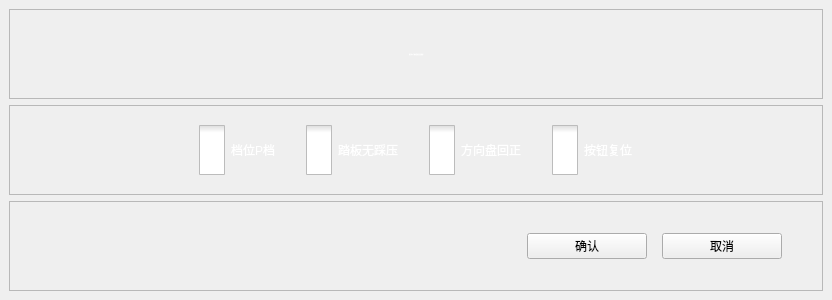
<?xml version="1.0" encoding="UTF-8"?>
<ui version="4.0">
 <class>CompleteOperEndWgt</class>
 <widget class="QWidget" name="CompleteOperEndWgt">
  <property name="geometry">
   <rect>
    <x>0</x>
    <y>0</y>
    <width>832</width>
    <height>300</height>
   </rect>
  </property>
  <property name="sizePolicy">
   <sizepolicy hsizetype="Fixed" vsizetype="Fixed">
    <horstretch>0</horstretch>
    <verstretch>0</verstretch>
   </sizepolicy>
  </property>
  <property name="windowTitle">
   <string>Form</string>
  </property>
  <layout class="QGridLayout" name="gridLayout">
   <property name="leftMargin">
    <number>0</number>
   </property>
   <property name="topMargin">
    <number>0</number>
   </property>
   <property name="rightMargin">
    <number>0</number>
   </property>
   <property name="bottomMargin">
    <number>0</number>
   </property>
   <property name="spacing">
    <number>0</number>
   </property>
   <item row="0" column="0">
    <widget class="baseForm" name="widget" native="true">
     <layout class="QVBoxLayout" name="verticalLayout">
      <item>
       <widget class="QFrame" name="frame_title">
        <property name="frameShape">
         <enum>QFrame::StyledPanel</enum>
        </property>
        <property name="frameShadow">
         <enum>QFrame::Raised</enum>
        </property>
        <layout class="QGridLayout" name="gridLayout_2">
         <property name="leftMargin">
          <number>0</number>
         </property>
         <property name="topMargin">
          <number>0</number>
         </property>
         <property name="rightMargin">
          <number>0</number>
         </property>
         <property name="bottomMargin">
          <number>0</number>
         </property>
         <property name="spacing">
          <number>0</number>
         </property>
         <item row="0" column="0">
          <layout class="QHBoxLayout" name="horizontalLayout">
           <item>
            <spacer name="horizontalSpacer">
             <property name="orientation">
              <enum>Qt::Horizontal</enum>
             </property>
             <property name="sizeHint" stdset="0">
              <size>
               <width>40</width>
               <height>20</height>
              </size>
             </property>
            </spacer>
           </item>
           <item>
            <widget class="QLabel" name="label_title">
             <property name="font">
              <font>
               <family>Source Han Sans CN</family>
               <pointsize>-1</pointsize>
               <weight>50</weight>
               <italic>false</italic>
               <bold>false</bold>
              </font>
             </property>
             <property name="styleSheet">
              <string notr="true">/*font*/
QLabel{
color:white;
font:32px &quot;Source Han Sans CN&quot;;
}</string>
             </property>
             <property name="text">
              <string>请完成以下操作后确认结束接管！</string>
             </property>
             <property name="alignment">
              <set>Qt::AlignCenter</set>
             </property>
            </widget>
           </item>
           <item>
            <spacer name="horizontalSpacer_2">
             <property name="orientation">
              <enum>Qt::Horizontal</enum>
             </property>
             <property name="sizeHint" stdset="0">
              <size>
               <width>40</width>
               <height>20</height>
              </size>
             </property>
            </spacer>
           </item>
          </layout>
         </item>
        </layout>
       </widget>
      </item>
      <item>
       <widget class="QFrame" name="frame_checked">
        <property name="frameShape">
         <enum>QFrame::StyledPanel</enum>
        </property>
        <property name="frameShadow">
         <enum>QFrame::Raised</enum>
        </property>
        <layout class="QGridLayout" name="gridLayout_4">
         <property name="leftMargin">
          <number>0</number>
         </property>
         <property name="topMargin">
          <number>0</number>
         </property>
         <property name="rightMargin">
          <number>0</number>
         </property>
         <property name="bottomMargin">
          <number>0</number>
         </property>
         <property name="spacing">
          <number>0</number>
         </property>
         <item row="0" column="0">
          <layout class="QHBoxLayout" name="horizontalLayout_8">
           <property name="spacing">
            <number>30</number>
           </property>
           <item>
            <spacer name="horizontalSpacer_7">
             <property name="orientation">
              <enum>Qt::Horizontal</enum>
             </property>
             <property name="sizeHint" stdset="0">
              <size>
               <width>40</width>
               <height>20</height>
              </size>
             </property>
            </spacer>
           </item>
           <item>
            <widget class="QCheckBox" name="gear">
             <property name="styleSheet">
              <string notr="true">/*font*/
QCheckBox{
color:white;
font:16px &quot;Source Han Sans CN&quot;;
}
/*checkbox样式设置*/
QCheckBox::indicator { 
	width: 26px;
	height: 50px;
}
/*未选中*/
QCheckBox::indicator::unchecked {	
	image: url(:/resource/button/false.png);
}
/*选中*/
QCheckBox::indicator::checked { 
	image: url(:/resource/button/true.png);
}</string>
             </property>
             <property name="text">
              <string>档位P档</string>
             </property>
            </widget>
           </item>
           <item>
            <widget class="QCheckBox" name="pedal">
             <property name="styleSheet">
              <string notr="true">/*font*/
QCheckBox{
color:white;
font:16px &quot;Source Han Sans CN&quot;;
}
/*checkbox样式设置*/
QCheckBox::indicator { 
	width: 26px;
	height: 50px;
}
/*未选中*/
QCheckBox::indicator::unchecked {	
	image: url(:/resource/button/false.png);
}
/*选中*/
QCheckBox::indicator::checked { 
	image: url(:/resource/button/true.png);
}</string>
             </property>
             <property name="text">
              <string>踏板无踩压</string>
             </property>
            </widget>
           </item>
           <item>
            <widget class="QCheckBox" name="centorWheel">
             <property name="styleSheet">
              <string notr="true">/*font*/
QCheckBox{
color:white;
font:16px &quot;Source Han Sans CN&quot;;
}
/*checkbox样式设置*/
QCheckBox::indicator { 
	width: 26px;
	height: 50px;
}
/*未选中*/
QCheckBox::indicator::unchecked {	
	image: url(:/resource/button/false.png);
}
/*选中*/
QCheckBox::indicator::checked { 
	image: url(:/resource/button/true.png);
}</string>
             </property>
             <property name="text">
              <string>方向盘回正</string>
             </property>
            </widget>
           </item>
           <item>
            <widget class="QCheckBox" name="buttonReset">
             <property name="styleSheet">
              <string notr="true">/*font*/
QCheckBox{
color:white;
font:16px &quot;Source Han Sans CN&quot;;
}
/*checkbox样式设置*/
QCheckBox::indicator { 
	width: 26px;
	height: 50px;
}
/*未选中*/
QCheckBox::indicator::unchecked {	
	image: url(:/resource/button/false.png);
}
/*选中*/
QCheckBox::indicator::checked { 
	image: url(:/resource/button/true.png);
}</string>
             </property>
             <property name="text">
              <string>按钮复位</string>
             </property>
            </widget>
           </item>
           <item>
            <spacer name="horizontalSpacer_8">
             <property name="orientation">
              <enum>Qt::Horizontal</enum>
             </property>
             <property name="sizeHint" stdset="0">
              <size>
               <width>40</width>
               <height>20</height>
              </size>
             </property>
            </spacer>
           </item>
          </layout>
         </item>
        </layout>
       </widget>
      </item>
      <item>
       <widget class="QFrame" name="frame_btn">
        <property name="frameShape">
         <enum>QFrame::StyledPanel</enum>
        </property>
        <property name="frameShadow">
         <enum>QFrame::Raised</enum>
        </property>
        <layout class="QGridLayout" name="gridLayout_5">
         <property name="leftMargin">
          <number>0</number>
         </property>
         <property name="topMargin">
          <number>0</number>
         </property>
         <property name="rightMargin">
          <number>0</number>
         </property>
         <property name="bottomMargin">
          <number>0</number>
         </property>
         <property name="spacing">
          <number>0</number>
         </property>
         <item row="0" column="0">
          <layout class="QHBoxLayout" name="horizontalLayout_3">
           <property name="spacing">
            <number>15</number>
           </property>
           <item>
            <spacer name="horizontalSpacer_5">
             <property name="orientation">
              <enum>Qt::Horizontal</enum>
             </property>
             <property name="sizeHint" stdset="0">
              <size>
               <width>40</width>
               <height>20</height>
              </size>
             </property>
            </spacer>
           </item>
           <item>
            <widget class="QPushButton" name="pushButton_ok">
             <property name="minimumSize">
              <size>
               <width>120</width>
               <height>0</height>
              </size>
             </property>
             <property name="text">
              <string>确认</string>
             </property>
            </widget>
           </item>
           <item>
            <widget class="QPushButton" name="pushButton_cancel">
             <property name="minimumSize">
              <size>
               <width>120</width>
               <height>0</height>
              </size>
             </property>
             <property name="text">
              <string>取消</string>
             </property>
            </widget>
           </item>
           <item>
            <spacer name="horizontalSpacer_6">
             <property name="orientation">
              <enum>Qt::Horizontal</enum>
             </property>
             <property name="sizeType">
              <enum>QSizePolicy::Fixed</enum>
             </property>
             <property name="sizeHint" stdset="0">
              <size>
               <width>40</width>
               <height>20</height>
              </size>
             </property>
            </spacer>
           </item>
          </layout>
         </item>
        </layout>
       </widget>
      </item>
     </layout>
    </widget>
   </item>
  </layout>
 </widget>
 <customwidgets>
  <customwidget>
   <class>baseForm</class>
   <extends>QWidget</extends>
   <header>Component/baseForm.h</header>
   <container>1</container>
  </customwidget>
 </customwidgets>
 <resources/>
 <connections/>
</ui>
